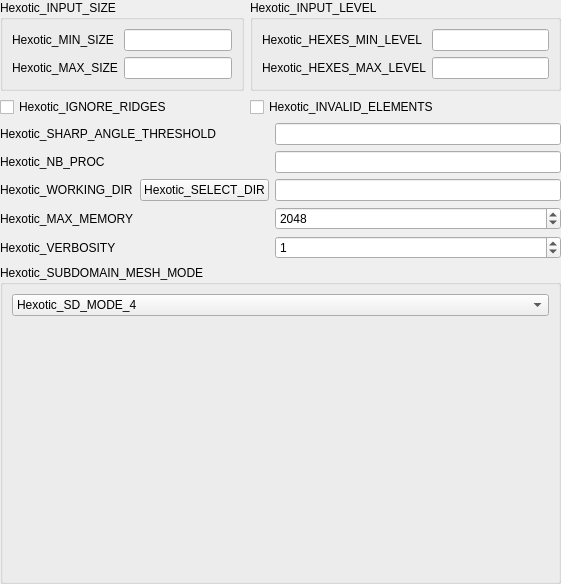
<?xml version="1.0" encoding="UTF-8"?>
<ui version="4.0">
 <class>HexoticPluginGUI_StdWidget_QTD</class>
 <widget class="QWidget" name="HexoticPluginGUI_StdWidget_QTD">
  <property name="geometry">
   <rect>
    <x>0</x>
    <y>0</y>
    <width>561</width>
    <height>581</height>
   </rect>
  </property>
  <layout class="QGridLayout" name="gridLayout">
   <property name="margin">
    <number>0</number>
   </property>
   <item row="0" column="0" colspan="2">
    <widget class="QGroupBox" name="hexoticInputSize">
     <property name="title">
      <string>Hexotic_INPUT_SIZE</string>
     </property>
     <layout class="QGridLayout" name="gridLayout_4">
      <item row="0" column="0">
       <widget class="QLabel" name="label">
        <property name="text">
         <string>Hexotic_MIN_SIZE</string>
        </property>
       </widget>
      </item>
      <item row="0" column="1">
       <widget class="SalomeApp_DoubleSpinBox" name="myMinSize"/>
      </item>
      <item row="1" column="0">
       <widget class="QLabel" name="label_2">
        <property name="text">
         <string>Hexotic_MAX_SIZE</string>
        </property>
       </widget>
      </item>
      <item row="1" column="1">
       <widget class="SalomeApp_DoubleSpinBox" name="myMaxSize"/>
      </item>
     </layout>
    </widget>
   </item>
   <item row="0" column="2" colspan="2">
    <widget class="QGroupBox" name="hexoticInputLevel">
     <property name="title">
      <string>Hexotic_INPUT_LEVEL</string>
     </property>
     <layout class="QGridLayout" name="gridLayout_3">
      <item row="0" column="0">
       <widget class="QLabel" name="label_3">
        <property name="text">
         <string>Hexotic_HEXES_MIN_LEVEL</string>
        </property>
       </widget>
      </item>
      <item row="0" column="1">
       <widget class="SalomeApp_IntSpinBox" name="myHexesMinLevel"/>
      </item>
      <item row="1" column="0">
       <widget class="QLabel" name="label_4">
        <property name="text">
         <string>Hexotic_HEXES_MAX_LEVEL</string>
        </property>
       </widget>
      </item>
      <item row="1" column="1">
       <widget class="SalomeApp_IntSpinBox" name="myHexesMaxLevel"/>
      </item>
     </layout>
    </widget>
   </item>
   <item row="1" column="0" colspan="2">
    <widget class="QCheckBox" name="myHexoticIgnoreRidges">
     <property name="text">
      <string>Hexotic_IGNORE_RIDGES</string>
     </property>
    </widget>
   </item>
   <item row="3" column="0" colspan="2">
    <widget class="QLabel" name="label_5">
     <property name="text">
      <string>Hexotic_SHARP_ANGLE_THRESHOLD</string>
     </property>
    </widget>
   </item>
   <item row="3" column="3">
    <widget class="SalomeApp_DoubleSpinBox" name="myHexoticSharpAngleThreshold"/>
   </item>
   <item row="4" column="0">
    <widget class="QLabel" name="label_6">
     <property name="text">
      <string>Hexotic_NB_PROC</string>
     </property>
    </widget>
   </item>
   <item row="4" column="3">
    <widget class="SalomeApp_IntSpinBox" name="myHexoticNbProc"/>
   </item>
   <item row="5" column="0">
    <widget class="QLabel" name="label_7">
     <property name="text">
      <string>Hexotic_WORKING_DIR</string>
     </property>
    </widget>
   </item>
   <item row="5" column="1" colspan="2">
    <widget class="QPushButton" name="dirBtn">
     <property name="sizePolicy">
      <sizepolicy hsizetype="Fixed" vsizetype="Fixed">
       <horstretch>0</horstretch>
       <verstretch>0</verstretch>
      </sizepolicy>
     </property>
     <property name="text">
      <string>Hexotic_SELECT_DIR</string>
     </property>
    </widget>
   </item>
   <item row="5" column="3">
    <widget class="QLineEdit" name="myHexoticWorkingDir"/>
   </item>
   <item row="7" column="0">
    <widget class="QLabel" name="label_8">
     <property name="text">
      <string>Hexotic_VERBOSITY</string>
     </property>
    </widget>
   </item>
   <item row="7" column="3">
    <widget class="QSpinBox" name="myHexoticVerbosity">
     <property name="maximum">
      <number>2</number>
     </property>
     <property name="value">
      <number>1</number>
     </property>
    </widget>
   </item>
   <item row="8" column="0" colspan="4">
    <widget class="QGroupBox" name="groupBox">
     <property name="title">
      <string>Hexotic_SUBDOMAIN_MESH_MODE</string>
     </property>
     <layout class="QVBoxLayout" name="verticalLayout">
      <item>
       <widget class="QComboBox" name="myHexoticSdMode">
        <property name="currentIndex">
         <number>3</number>
        </property>
        <property name="maxVisibleItems">
         <number>4</number>
        </property>
        <item>
         <property name="text">
          <string>Hexotic_SD_MODE_1</string>
         </property>
        </item>
        <item>
         <property name="text">
          <string>Hexotic_SD_MODE_2</string>
         </property>
        </item>
        <item>
         <property name="text">
          <string>Hexotic_SD_MODE_3</string>
         </property>
        </item>
        <item>
         <property name="text">
          <string>Hexotic_SD_MODE_4</string>
         </property>
        </item>
       </widget>
      </item>
      <item>
       <widget class="QLabel" name="sdModeLabel">
        <property name="minimumSize">
         <size>
          <width>500</width>
          <height>250</height>
         </size>
        </property>
        <property name="maximumSize">
         <size>
          <width>500</width>
          <height>250</height>
         </size>
        </property>
        <property name="text">
         <string/>
        </property>
        <property name="scaledContents">
         <bool>true</bool>
        </property>
       </widget>
      </item>
     </layout>
    </widget>
   </item>
   <item row="1" column="2" colspan="2">
    <widget class="QCheckBox" name="myHexoticInvalidElements">
     <property name="text">
      <string>Hexotic_INVALID_ELEMENTS</string>
     </property>
    </widget>
   </item>
   <item row="6" column="0">
    <widget class="QLabel" name="label_9">
     <property name="text">
      <string>Hexotic_MAX_MEMORY</string>
     </property>
    </widget>
   </item>
   <item row="6" column="3">
    <widget class="QSpinBox" name="myHexoticMaxMemory">
     <property name="maximum">
      <number>99999</number>
     </property>
     <property name="singleStep">
      <number>128</number>
     </property>
     <property name="value">
      <number>2048</number>
     </property>
    </widget>
   </item>
  </layout>
 </widget>
 <customwidgets>
  <customwidget>
   <class>SalomeApp_DoubleSpinBox</class>
   <extends>QLineEdit</extends>
   <header location="global">SalomeApp_DoubleSpinBox.h</header>
  </customwidget>
  <customwidget>
   <class>SalomeApp_IntSpinBox</class>
   <extends>QLineEdit</extends>
   <header location="global">SalomeApp_IntSpinBox.h</header>
  </customwidget>
 </customwidgets>
 <tabstops>
  <tabstop>myMinSize</tabstop>
  <tabstop>myMaxSize</tabstop>
  <tabstop>myHexesMinLevel</tabstop>
  <tabstop>myHexesMaxLevel</tabstop>
  <tabstop>myHexoticIgnoreRidges</tabstop>
  <tabstop>myHexoticInvalidElements</tabstop>
  <tabstop>myHexoticSharpAngleThreshold</tabstop>
  <tabstop>myHexoticNbProc</tabstop>
  <tabstop>dirBtn</tabstop>
  <tabstop>myHexoticWorkingDir</tabstop>
  <tabstop>myHexoticMaxMemory</tabstop>
  <tabstop>myHexoticVerbosity</tabstop>
  <tabstop>myHexoticSdMode</tabstop>
 </tabstops>
 <resources/>
 <connections>
  <connection>
   <sender>dirBtn</sender>
   <signal>clicked()</signal>
   <receiver>HexoticPluginGUI_StdWidget_QTD</receiver>
   <slot>onDirBtnClicked()</slot>
   <hints>
    <hint type="sourcelabel">
     <x>261</x>
     <y>220</y>
    </hint>
    <hint type="destinationlabel">
     <x>390</x>
     <y>143</y>
    </hint>
   </hints>
  </connection>
  <connection>
   <sender>myHexoticSdMode</sender>
   <signal>currentIndexChanged(int)</signal>
   <receiver>HexoticPluginGUI_StdWidget_QTD</receiver>
   <slot>onSdModeSelected(int)</slot>
   <hints>
    <hint type="sourcelabel">
     <x>147</x>
     <y>310</y>
    </hint>
    <hint type="destinationlabel">
     <x>170</x>
     <y>258</y>
    </hint>
   </hints>
  </connection>
 </connections>
 <slots>
  <slot>onDirBtnClicked()</slot>
  <slot>onSdModeSelected(int)</slot>
 </slots>
</ui>
